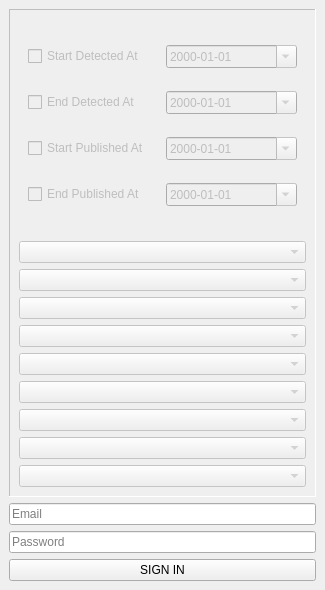
<?xml version="1.0" encoding="UTF-8"?>
<ui version="4.0">
 <class>DockMapBiomasApi</class>
 <widget class="QDockWidget" name="DockMapBiomasApi">
  <property name="enabled">
   <bool>true</bool>
  </property>
  <property name="geometry">
   <rect>
    <x>0</x>
    <y>0</y>
    <width>325</width>
    <height>590</height>
   </rect>
  </property>
  <property name="sizePolicy">
   <sizepolicy hsizetype="Preferred" vsizetype="Preferred">
    <horstretch>0</horstretch>
    <verstretch>0</verstretch>
   </sizepolicy>
  </property>
  <property name="minimumSize">
   <size>
    <width>200</width>
    <height>200</height>
   </size>
  </property>
  <property name="maximumSize">
   <size>
    <width>350</width>
    <height>524287</height>
   </size>
  </property>
  <property name="floating">
   <bool>true</bool>
  </property>
  <property name="features">
   <set>QDockWidget::AllDockWidgetFeatures</set>
  </property>
  <property name="allowedAreas">
   <set>Qt::RightDockWidgetArea</set>
  </property>
  <property name="windowTitle">
   <string>MapBiomas API</string>
  </property>
  <widget class="QWidget" name="dockWidgetContents">
   <property name="sizePolicy">
    <sizepolicy hsizetype="Preferred" vsizetype="Preferred">
     <horstretch>0</horstretch>
     <verstretch>0</verstretch>
    </sizepolicy>
   </property>
   <layout class="QVBoxLayout" name="verticalLayout_2">
    <item>
     <widget class="QScrollArea" name="options">
      <property name="enabled">
       <bool>false</bool>
      </property>
      <property name="sizePolicy">
       <sizepolicy hsizetype="Preferred" vsizetype="Preferred">
        <horstretch>0</horstretch>
        <verstretch>0</verstretch>
       </sizepolicy>
      </property>
      <property name="frameShape">
       <enum>QFrame::Panel</enum>
      </property>
      <property name="widgetResizable">
       <bool>true</bool>
      </property>
      <widget class="QWidget" name="scrollAreaWidgetContents">
       <property name="geometry">
        <rect>
         <x>0</x>
         <y>0</y>
         <width>305</width>
         <height>440</height>
        </rect>
       </property>
       <property name="sizePolicy">
        <sizepolicy hsizetype="Preferred" vsizetype="Preferred">
         <horstretch>0</horstretch>
         <verstretch>0</verstretch>
        </sizepolicy>
       </property>
       <layout class="QVBoxLayout" name="verticalLayout">
        <item>
         <widget class="QFrame" name="frame">
          <property name="sizePolicy">
           <sizepolicy hsizetype="Preferred" vsizetype="Preferred">
            <horstretch>0</horstretch>
            <verstretch>0</verstretch>
           </sizepolicy>
          </property>
          <property name="frameShape">
           <enum>QFrame::NoFrame</enum>
          </property>
          <property name="frameShadow">
           <enum>QFrame::Raised</enum>
          </property>
          <layout class="QGridLayout" name="gridLayout">
           <item row="0" column="1">
            <widget class="QDateEdit" name="startDetectedAt">
             <property name="enabled">
              <bool>false</bool>
             </property>
             <property name="sizePolicy">
              <sizepolicy hsizetype="Preferred" vsizetype="Fixed">
               <horstretch>0</horstretch>
               <verstretch>0</verstretch>
              </sizepolicy>
             </property>
             <property name="displayFormat">
              <string>yyyy-MM-dd</string>
             </property>
             <property name="calendarPopup">
              <bool>true</bool>
             </property>
            </widget>
           </item>
           <item row="1" column="1">
            <widget class="QDateEdit" name="endDetectedAt">
             <property name="enabled">
              <bool>false</bool>
             </property>
             <property name="sizePolicy">
              <sizepolicy hsizetype="Preferred" vsizetype="Fixed">
               <horstretch>0</horstretch>
               <verstretch>0</verstretch>
              </sizepolicy>
             </property>
             <property name="displayFormat">
              <string>yyyy-MM-dd</string>
             </property>
             <property name="calendarPopup">
              <bool>true</bool>
             </property>
            </widget>
           </item>
           <item row="1" column="0">
            <widget class="QCheckBox" name="checkBoxEndDetected">
             <property name="sizePolicy">
              <sizepolicy hsizetype="Preferred" vsizetype="Fixed">
               <horstretch>0</horstretch>
               <verstretch>0</verstretch>
              </sizepolicy>
             </property>
             <property name="text">
              <string>End Detected At</string>
             </property>
            </widget>
           </item>
           <item row="3" column="0">
            <widget class="QCheckBox" name="checkBoxEndPublished">
             <property name="sizePolicy">
              <sizepolicy hsizetype="Preferred" vsizetype="Fixed">
               <horstretch>0</horstretch>
               <verstretch>0</verstretch>
              </sizepolicy>
             </property>
             <property name="text">
              <string>End Published At</string>
             </property>
            </widget>
           </item>
           <item row="0" column="0">
            <widget class="QCheckBox" name="checkBoxStartDetected">
             <property name="sizePolicy">
              <sizepolicy hsizetype="Preferred" vsizetype="Fixed">
               <horstretch>0</horstretch>
               <verstretch>0</verstretch>
              </sizepolicy>
             </property>
             <property name="text">
              <string>Start Detected At</string>
             </property>
            </widget>
           </item>
           <item row="2" column="0">
            <widget class="QCheckBox" name="checkBoxStartPublished">
             <property name="sizePolicy">
              <sizepolicy hsizetype="Preferred" vsizetype="Fixed">
               <horstretch>0</horstretch>
               <verstretch>0</verstretch>
              </sizepolicy>
             </property>
             <property name="text">
              <string>Start Published At</string>
             </property>
            </widget>
           </item>
           <item row="2" column="1">
            <widget class="QDateEdit" name="startPublishedAt">
             <property name="enabled">
              <bool>false</bool>
             </property>
             <property name="sizePolicy">
              <sizepolicy hsizetype="Preferred" vsizetype="Fixed">
               <horstretch>0</horstretch>
               <verstretch>0</verstretch>
              </sizepolicy>
             </property>
             <property name="displayFormat">
              <string>yyyy-MM-dd</string>
             </property>
             <property name="calendarPopup">
              <bool>true</bool>
             </property>
            </widget>
           </item>
           <item row="3" column="1">
            <widget class="QDateEdit" name="endPublishedAt">
             <property name="enabled">
              <bool>false</bool>
             </property>
             <property name="sizePolicy">
              <sizepolicy hsizetype="Preferred" vsizetype="Fixed">
               <horstretch>0</horstretch>
               <verstretch>0</verstretch>
              </sizepolicy>
             </property>
             <property name="displayFormat">
              <string>yyyy-MM-dd</string>
             </property>
             <property name="calendarPopup">
              <bool>true</bool>
             </property>
            </widget>
           </item>
          </layout>
         </widget>
        </item>
        <item>
         <widget class="QgsCheckableComboBox" name="BIOME">
          <property name="defaultText">
           <string>BIOME</string>
          </property>
         </widget>
        </item>
        <item>
         <widget class="QgsCheckableComboBox" name="CITY">
          <property name="contextMenuPolicy">
           <enum>Qt::NoContextMenu</enum>
          </property>
          <property name="defaultText">
           <string>CITY</string>
          </property>
         </widget>
        </item>
        <item>
         <widget class="QgsCheckableComboBox" name="CONSERVATION_UNIT">
          <property name="defaultText">
           <string>CONSERVATION UNIT</string>
          </property>
         </widget>
        </item>
        <item>
         <widget class="QgsCheckableComboBox" name="INDIGENOUS_LAND">
          <property name="defaultText">
           <string>INDIGENOUS LAND</string>
          </property>
         </widget>
        </item>
        <item>
         <widget class="QgsCheckableComboBox" name="LEVEL_1_BASIN">
          <property name="defaultText">
           <string>LEVEL 1 BASIN</string>
          </property>
         </widget>
        </item>
        <item>
         <widget class="QgsCheckableComboBox" name="LEVEL_2_BASIN">
          <property name="defaultText">
           <string>LEVEL 2 BASIN</string>
          </property>
         </widget>
        </item>
        <item>
         <widget class="QgsCheckableComboBox" name="QUILOMBO">
          <property name="defaultText">
           <string>QUILOMBO</string>
          </property>
         </widget>
        </item>
        <item>
         <widget class="QgsCheckableComboBox" name="SETTLEMENT">
          <property name="defaultText">
           <string>SETTLEMENT</string>
          </property>
         </widget>
        </item>
        <item>
         <widget class="QgsCheckableComboBox" name="STATE">
          <property name="defaultText">
           <string>STATE</string>
          </property>
         </widget>
        </item>
       </layout>
      </widget>
     </widget>
    </item>
    <item>
     <widget class="QLineEdit" name="email">
      <property name="inputMask">
       <string/>
      </property>
      <property name="text">
       <string/>
      </property>
      <property name="placeholderText">
       <string>Email</string>
      </property>
      <property name="clearButtonEnabled">
       <bool>true</bool>
      </property>
     </widget>
    </item>
    <item>
     <widget class="QgsPasswordLineEdit" name="password">
      <property name="placeholderText">
       <string>Password</string>
      </property>
      <property name="clearButtonEnabled">
       <bool>true</bool>
      </property>
      <property name="showLockIcon">
       <bool>false</bool>
      </property>
     </widget>
    </item>
    <item>
     <widget class="QPushButton" name="pushButton">
      <property name="sizePolicy">
       <sizepolicy hsizetype="Expanding" vsizetype="Fixed">
        <horstretch>0</horstretch>
        <verstretch>0</verstretch>
       </sizepolicy>
      </property>
      <property name="text">
       <string>SIGN IN</string>
      </property>
     </widget>
    </item>
   </layout>
  </widget>
 </widget>
 <customwidgets>
  <customwidget>
   <class>QgsCheckableComboBox</class>
   <extends>QComboBox</extends>
   <header>qgscheckablecombobox.h</header>
  </customwidget>
  <customwidget>
   <class>QgsPasswordLineEdit</class>
   <extends>QLineEdit</extends>
   <header>qgspasswordlineedit.h</header>
  </customwidget>
 </customwidgets>
 <tabstops>
  <tabstop>email</tabstop>
  <tabstop>password</tabstop>
  <tabstop>pushButton</tabstop>
  <tabstop>checkBoxStartDetected</tabstop>
  <tabstop>startDetectedAt</tabstop>
  <tabstop>checkBoxEndDetected</tabstop>
  <tabstop>endDetectedAt</tabstop>
  <tabstop>checkBoxStartPublished</tabstop>
  <tabstop>startPublishedAt</tabstop>
  <tabstop>checkBoxEndPublished</tabstop>
  <tabstop>endPublishedAt</tabstop>
  <tabstop>BIOME</tabstop>
  <tabstop>CITY</tabstop>
  <tabstop>CONSERVATION_UNIT</tabstop>
  <tabstop>INDIGENOUS_LAND</tabstop>
  <tabstop>LEVEL_1_BASIN</tabstop>
  <tabstop>LEVEL_2_BASIN</tabstop>
  <tabstop>QUILOMBO</tabstop>
  <tabstop>SETTLEMENT</tabstop>
  <tabstop>STATE</tabstop>
  <tabstop>options</tabstop>
 </tabstops>
 <resources/>
 <connections/>
</ui>
